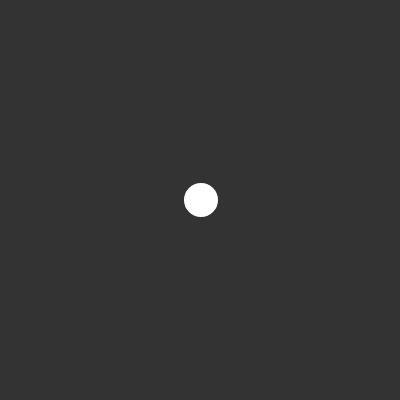
Frame 1 (no input)
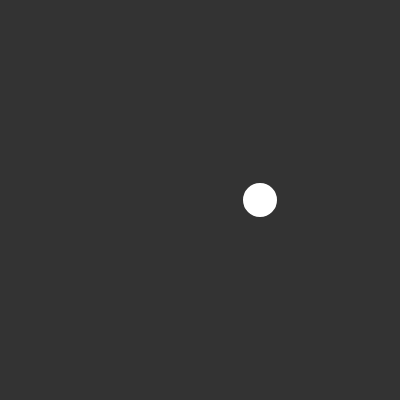
Frame 60 (no input)
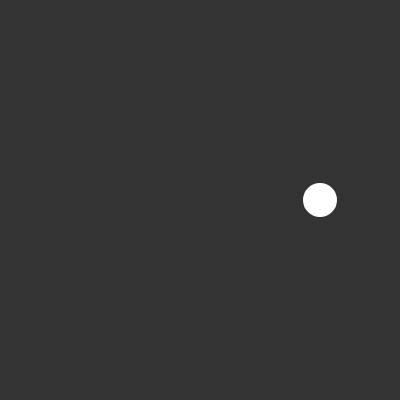
Frame 120 (the mouse pressed at the canvas centre since frame 60)

The p5.js sketch that drew these frames (run headless with seeded random() and noise() and a simulated clock; from frame 60 on, the mouse is pressed at the canvas centre):

// p5.js sketch
// ── sketch.js
let walker;

function setup() {
  createCanvas(400, 400);

  walker = new Walker(width / 2, height / 2);
}

function draw() {
  background(51);
  walker.update();
  walker.show();
  walker.edge();
}

// ── walker.js
class Walker {
  constructor(x, y) {
    this.pos = createVector(x, y);
    this.vel = createVector(1, 0);
  }

  update() {
    this.pos.add(this.vel);
  }

  show() {
    strokeWeight(2);
    stroke(255);
    ellipse(this.pos.x, this.pos.y, 32);
  }

  edge() {
    if (this.pos.x > width) {
      this.pos.x = 0;
    }
    if (this.pos.x < 0) {
      this.pos.x = width;
    }
    if (this.pos.y > height) {
      this.pos.y = 0;
    }
    if (this.pos.y < 0) {
      this.pos.y = height;
    }
  }
}
